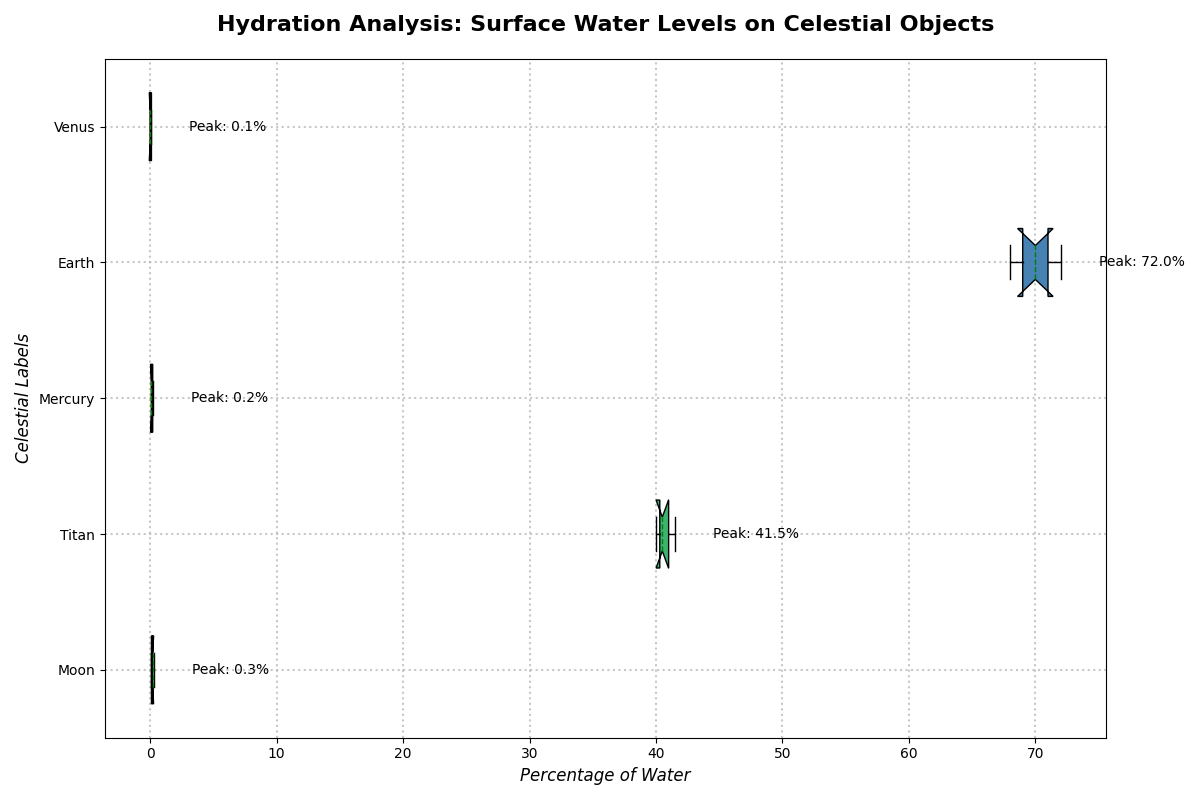

Reproduce this figure in Python.
import matplotlib.pyplot as plt

planetary_labels = ['Moon', 'Titan', 'Mercury', 'Earth', 'Venus']

water_content_data = [
    [0.1, 0.2, 0.1, 0.3, 0.2],
    [40.0, 41.0, 40.5, 41.5, 40.3],
    [0.1, 0.1, 0.2, 0.2, 0.1],
    [70.0, 68.0, 72.0, 71.0, 69.0],
    [0.0, 0.0, 0.1, 0.1, 0.0]
]

fig, ax = plt.subplots(figsize=(12, 8))
box = ax.boxplot(water_content_data, patch_artist=True, notch=True, vert=False, labels=planetary_labels)

colors = ['#FF6347', '#3CB371', '#FFA500', '#4682B4', '#9370DB']
for patch, color in zip(box['boxes'], colors):
    patch.set_facecolor(color)

plt.setp(box['medians'], color='green', linestyle='--')

ax.set_title("Hydration Analysis: Surface Water Levels on Celestial Objects", 
             fontsize=16, fontweight='bold', pad=20)
ax.set_xlabel("Percentage of Water", fontsize=12, style='italic')
ax.set_ylabel("Celestial Labels", fontsize=12, fontstyle='oblique')

ax.grid(True, linestyle=':', linewidth=1.5, alpha=0.7, which='major')

# Random text positions with different markers
for i, (planet, data) in enumerate(zip(planetary_labels, water_content_data)):
    max_val = max(data)
    ax.text(max_val + 3, i + 1, f'Peak: {max_val:.1f}%', va='center', fontsize=10, color='black')

plt.tight_layout()
plt.show()
